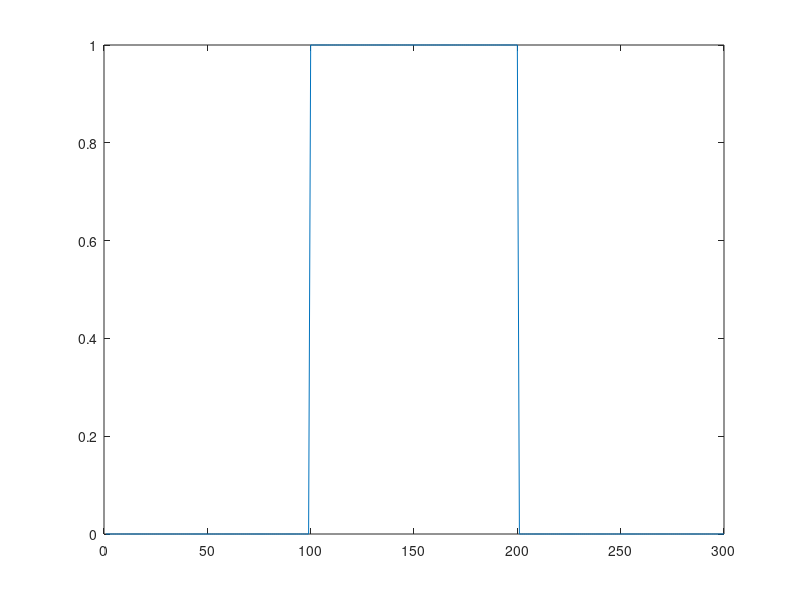

Write the MATLAB code that produced this figure.
x = zeros(1,1000);
x(100:200) = 1;
x(300:400) = 1;
x(500:600) = 1;
x(700:800) = 1;
x(900:1000) = 1;

x = x + rand(1,1000);

h = zeros(1,300);
h(100:200)=1;
y = filter(h, 1, x);

figure;
%plot(x);
plot(h);
